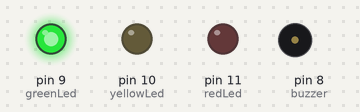
Bench run of a sketch on a simulated Arduino Uno, built with avr-gcc and run on an emulated ATmega328P. Shown: output pins drawn as LEDs (lit = HIGH), buzzer (waves = sounding, pin HIGH).

Above: at 0.5 s.
At 1.5 s:
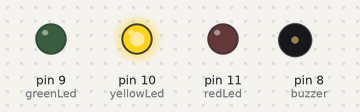
At 5.5 s:
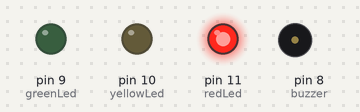
Timing chart, 0 to 7.0 s (numbered marks = the images above):
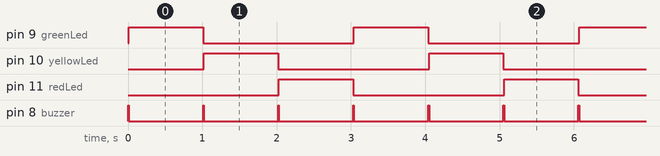

Measured:
- by itself, pin 9 (greenLed), pin 10 (yellowLed), pin 11 (redLed): alternates HIGH for 1.0 s and LOW for 2.0 s
- by itself, pin 8 (buzzer): alternates HIGH for 0.01 s and LOW for 1.0 s
- by itself, everything shown: repeats every 3.0 s, in 6 steps

The sketch:

SimpleTrafficLight.ino
```cpp
/*
This program resembles a basic traffic light.
It cycles between 3 different coloured LEDs
and buzzes in between light changes.
*/

 int buzzer=8;//Connect the buzzer Pin to Digital Pin 8
 int greenLed=9; //Connect green LED to Digital Pin 9
 int yellowLed=10; //Connect yellow LED to Digital Pin 10
 int redLed=11; //Connect red LED to Digital Pin 11

void setup()
{  //start of setup
  pinMode(buzzer,OUTPUT);//Set Pin Mode as output
  pinMode(greenLed,OUTPUT);//Set ledPin as output
  pinMode(yellowLed,OUTPUT);//Set ledPin as output
  pinMode(redLed,OUTPUT);//Set ledPin as output
}  //end of setup

void loop()
{

   digitalWrite(buzzer,HIGH); //Start making a sound
   delay(10); //Wait 1ms
   digitalWrite(buzzer,LOW); //Stop making a sound

   digitalWrite(greenLed,HIGH); //Set green LED to high
   delay(1000); //Wait 1 second
   digitalWrite(greenLed,LOW); //Set green LED to low

   digitalWrite(buzzer,HIGH);//Start making a sound
   delay(10); //Wait 1ms
   digitalWrite(buzzer,LOW);//Stop making a sound

   digitalWrite(yellowLed,HIGH); //Set yellow LED to high
   delay(1000); //Delay 1 second
   digitalWrite(yellowLed,LOW); //Set yellow LED to low

   digitalWrite(buzzer,HIGH);//Start making a sound
   delay(10);//Delay 1ms
   digitalWrite(buzzer,LOW);//Stop making a sound

   digitalWrite(redLed,HIGH); //Set red LED to high
   delay(1000); //Delay 1 second
   digitalWrite(redLed,LOW); //Set red LED to low

}//end of loop
```
